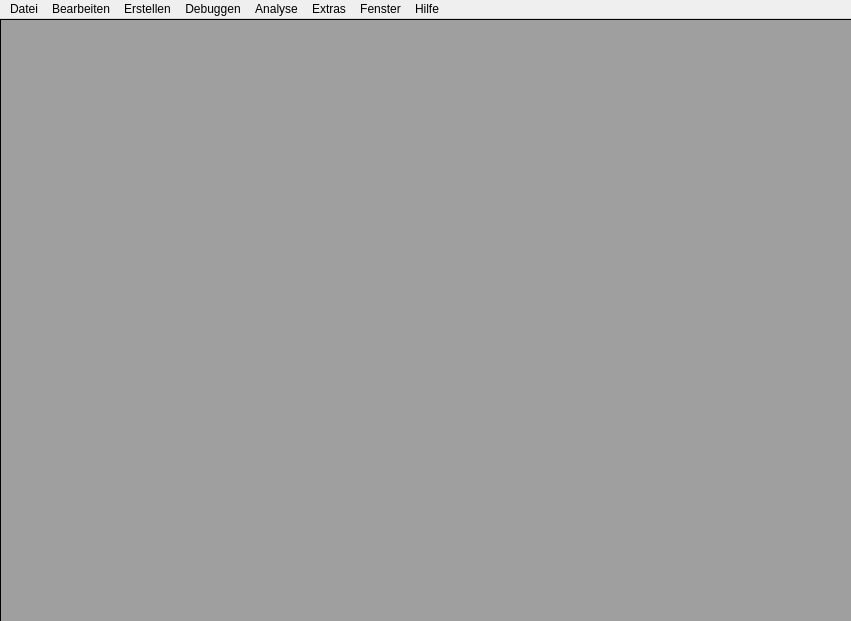
<?xml version="1.0" encoding="UTF-8"?>
<ui version="4.0">
 <class>MainWindow</class>
 <widget class="QMainWindow" name="MainWindow">
  <property name="geometry">
   <rect>
    <x>0</x>
    <y>0</y>
    <width>851</width>
    <height>621</height>
   </rect>
  </property>
  <property name="windowTitle">
   <string>MainWindow</string>
  </property>
  <widget class="QWidget" name="centralwidget">
   <widget class="QMdiArea" name="mdiArea">
    <property name="geometry">
     <rect>
      <x>0</x>
      <y>0</y>
      <width>853</width>
      <height>682</height>
     </rect>
    </property>
    <property name="sizePolicy">
     <sizepolicy hsizetype="MinimumExpanding" vsizetype="MinimumExpanding">
      <horstretch>0</horstretch>
      <verstretch>0</verstretch>
     </sizepolicy>
    </property>
    <property name="minimumSize">
     <size>
      <width>200</width>
      <height>200</height>
     </size>
    </property>
    <property name="focusPolicy">
     <enum>Qt::ClickFocus</enum>
    </property>
    <property name="accessibleName">
     <string>&lt;html&gt;&lt;head/&gt;&lt;body&gt;&lt;p&gt;hallo&lt;/p&gt;&lt;/body&gt;&lt;/html&gt;</string>
    </property>
    <property name="autoFillBackground">
     <bool>false</bool>
    </property>
    <property name="frameShape">
     <enum>QFrame::Box</enum>
    </property>
    <property name="verticalScrollBarPolicy">
     <enum>Qt::ScrollBarAsNeeded</enum>
    </property>
    <property name="horizontalScrollBarPolicy">
     <enum>Qt::ScrollBarAsNeeded</enum>
    </property>
    <property name="sizeAdjustPolicy">
     <enum>QAbstractScrollArea::AdjustIgnored</enum>
    </property>
    <property name="activationOrder">
     <enum>QMdiArea::CreationOrder</enum>
    </property>
    <property name="viewMode">
     <enum>QMdiArea::SubWindowView</enum>
    </property>
    <property name="documentMode">
     <bool>true</bool>
    </property>
    <property name="tabsMovable">
     <bool>true</bool>
    </property>
    <property name="tabPosition">
     <enum>QTabWidget::East</enum>
    </property>
   </widget>
  </widget>
  <widget class="QMenuBar" name="menubar">
   <property name="geometry">
    <rect>
     <x>0</x>
     <y>0</y>
     <width>851</width>
     <height>21</height>
    </rect>
   </property>
   <widget class="QMenu" name="menuDatei">
    <property name="title">
     <string>Datei</string>
    </property>
    <addaction name="actionNeu"/>
    <addaction name="actionDatei_oder_Projekt_ffnen"/>
    <addaction name="separator"/>
    <addaction name="actionSpeichern"/>
    <addaction name="actionSpeichern_unter"/>
    <addaction name="separator"/>
    <addaction name="actionDrucken"/>
    <addaction name="separator"/>
    <addaction name="actionBeenden"/>
   </widget>
   <widget class="QMenu" name="menuBearbeiten">
    <property name="title">
     <string>Bearbeiten</string>
    </property>
   </widget>
   <widget class="QMenu" name="menuErstellen">
    <property name="title">
     <string>Erstellen</string>
    </property>
    <addaction name="actionAlles_erstellen"/>
    <addaction name="actionProjekt_erstellen"/>
    <addaction name="actionProjekt_bereinigen"/>
    <addaction name="separator"/>
    <addaction name="actionProjektAusfuehren"/>
   </widget>
   <widget class="QMenu" name="menuDebuggen">
    <property name="title">
     <string>Debuggen</string>
    </property>
   </widget>
   <widget class="QMenu" name="menuAnalyse">
    <property name="title">
     <string>Analyse</string>
    </property>
   </widget>
   <widget class="QMenu" name="menuExtras">
    <property name="title">
     <string>Extras</string>
    </property>
    <addaction name="actionEinstellungen"/>
   </widget>
   <widget class="QMenu" name="menuFenster">
    <property name="title">
     <string>Fenster</string>
    </property>
   </widget>
   <widget class="QMenu" name="menuHilfe">
    <property name="title">
     <string>Hilfe</string>
    </property>
   </widget>
   <addaction name="menuDatei"/>
   <addaction name="menuBearbeiten"/>
   <addaction name="menuErstellen"/>
   <addaction name="menuDebuggen"/>
   <addaction name="menuAnalyse"/>
   <addaction name="menuExtras"/>
   <addaction name="menuFenster"/>
   <addaction name="menuHilfe"/>
  </widget>
  <action name="actionNeu">
   <property name="text">
    <string>Neu ..</string>
   </property>
   <property name="shortcut">
    <string>Ctrl+N</string>
   </property>
  </action>
  <action name="actionDatei_oder_Projekt_ffnen">
   <property name="text">
    <string>Datei oder Projekt öffnen</string>
   </property>
  </action>
  <action name="actionSpeichern">
   <property name="text">
    <string>Speichern</string>
   </property>
  </action>
  <action name="actionSpeichern_unter">
   <property name="text">
    <string>Speichern unter..</string>
   </property>
   <property name="toolTip">
    <string>speichert eine Datei unter einen angegebenen Namen</string>
   </property>
  </action>
  <action name="actionDrucken">
   <property name="text">
    <string>Drucken</string>
   </property>
  </action>
  <action name="actionBeenden">
   <property name="text">
    <string>Beenden</string>
   </property>
   <property name="shortcut">
    <string>Alt+X</string>
   </property>
  </action>
  <action name="actionAlles_erstellen">
   <property name="text">
    <string>Alles erstellen</string>
   </property>
  </action>
  <action name="actionProjektAusfuehren">
   <property name="text">
    <string>Ausführen</string>
   </property>
  </action>
  <action name="actionProjekt_erstellen">
   <property name="text">
    <string>Projekt erstellen</string>
   </property>
  </action>
  <action name="actionProjekt_bereinigen">
   <property name="text">
    <string>Projekt bereinigen</string>
   </property>
  </action>
  <action name="actionEinstellungen">
   <property name="text">
    <string>Einstellungen</string>
   </property>
  </action>
 </widget>
 <resources/>
 <connections/>
 <slots>
  <signal>pressed()</signal>
  <signal>resized()</signal>
  <slot>on_MainWindow_resized()</slot>
 </slots>
</ui>
